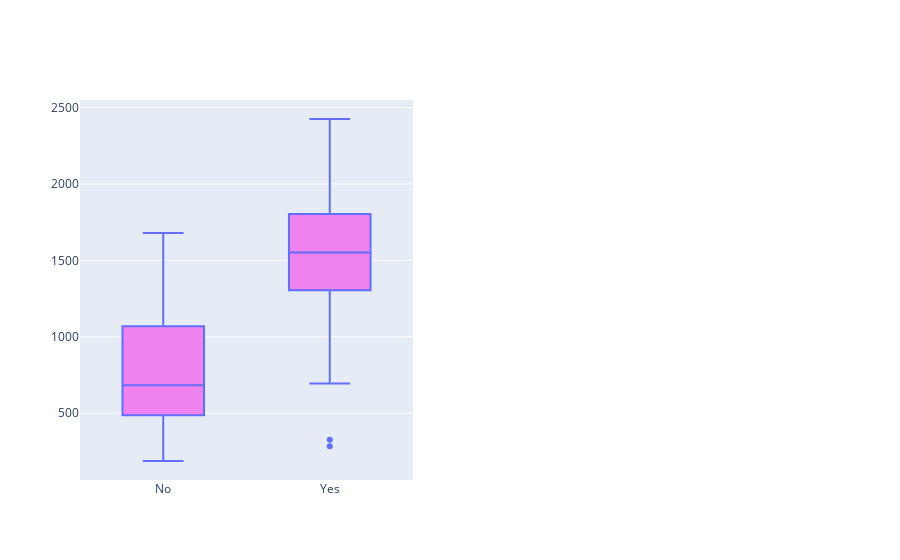

Notebook code for this chart:
### Code cell
fig = make_subplots(rows=1, cols=2)
fig.add_trace(go.Box(x=final['Alive'], y=final['Survival_length'],fillcolor='violet',),
    row=1, col=1
)

### Figure 1 — Plotly figure (JSON) as saved in the notebook; plotly's stock layout.template omitted (floating-point values rounded to 4 significant figures; data arrays with more than 128 entries replaced by an {"elided": "..."} marker saying what was removed)
{"data": [{"fillcolor": "violet", "type": "box", "x": {"elided": "168 str values"}, "xaxis": "x", "y": {"elided": "168 int values"}, "yaxis": "y"}], "layout": {"xaxis": {"anchor": "y", "domain": [0, 0.45]}, "xaxis2": {"anchor": "y2", "domain": [0.55, 1]}, "yaxis": {"anchor": "x", "domain": [0, 1]}, "yaxis2": {"anchor": "x2", "domain": [0, 1]}}}
